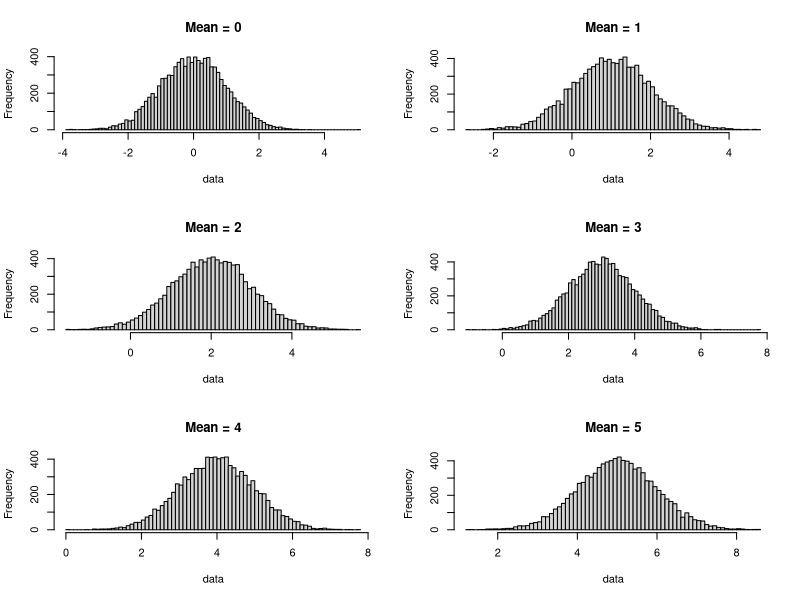

Here is the R script that generated this plot:
###Using paste to label plots###

#plot the histogram where I change the mean for each plot
dev.new()
mu <- seq(0, 5, by = 1)
par(mfrow = c(3, 2))
for(i in 1:length(mu)){
  #generating 1000 random samples from a 
  #N(mu, 1) distribution
  data <- rnorm(10000, mean = mu[i], sd = 1) 
  hist(data, n = 100, 
       main = paste("Mean =", mu[i], sep =" "))
}

#collapse can be used to make a vector of 
#strings into a single string

trial1 <- paste(c("abc", "def", "ghi"), collapse = " ")
#trial1 has length 1 and nchar = 11
trial2 <- paste(c("abc", "def", "ghi"), sep = " ")
#trial2 has length 3 and nchar = c(3,3,3)
trial3 <- paste(c("abc", "def", "ghi"), sep = ",", collapse = " ")
#collapse argument overrides sep argument

trial4 <- paste(c("abc", "def", "ghi"), collapse = ",")

##How to get x_12345 with paste and vector operations
paste("x", paste(1:5, collapse = ""), sep = "_")

#key point: collapse must be used to make a vector into a single string!
LETTERS[1:8]

#substrings
mystring5 <- "my tiny bed"
trial <- substring(mystring5, first = c(1, 4, 9), last = c(2, 7, 11))
